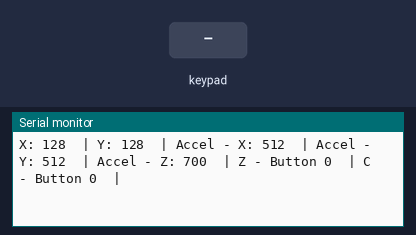
This sketch was run on a simulated Arduino Uno, built with avr-gcc and run on an emulated ATmega328P. On the bench: the last lines printed to the serial monitor. The test bench sets the inputs (shaded band).

Above: at 1.2 s.
1.3 s: key 'D' pressed
At 1.36 s:
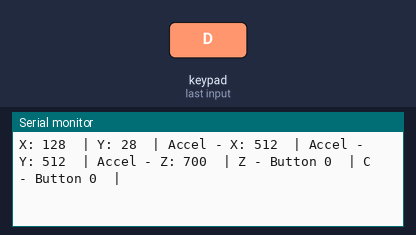
4.3 s: key 'L' pressed
At 4.39 s:
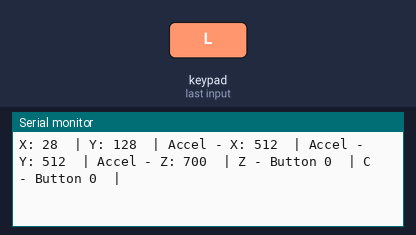
10.3 s: key 'D' pressed
At 10.45 s:
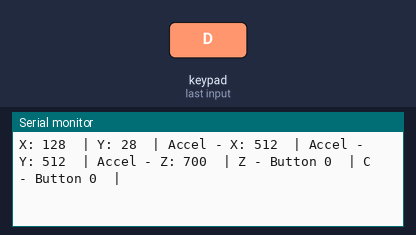
13.3 s: key 'L' pressed
At 13.42 s:
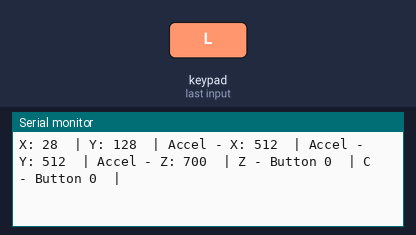

Measured:
- after the input at 1.3 s, the serial monitor: prints a new line after 0.05 s (image 1)
- after the input at 4.3 s, the serial monitor: prints a new line after 0.08 s (image 2)
- after the input at 10.3 s, the serial monitor: prints a new line after 0.08 s (image 3)
- after the input at 13.3 s, the serial monitor: prints a new line after 0.05 s (image 4)

The sketch:

wifiNunchuck-integration.ino
```cpp
#include <Wire.h>
#include <ArduinoNunchuk.h>

#define BAUDRATE 19200

ArduinoNunchuk nunchuk = ArduinoNunchuk();

void setup() {
  // put your setup code here, to run once:
   Serial.begin(BAUDRATE);
   nunchuk.init();
}

void loop() {
  // put your main code here, to run repeatedly:
  nunchuk.update();
  Serial.print("X: ");
  Serial.print(nunchuk.analogX, DEC);
  Serial.print("  | ");

  Serial.print("Y: ");
  Serial.print(nunchuk.analogY, DEC);
  Serial.print("  | ");

  Serial.print("Accel - X: ");
  Serial.print(nunchuk.accelX, DEC);
  Serial.print("  | ");

  Serial.print("Accel - Y: ");
  Serial.print(nunchuk.accelY, DEC);
  Serial.print("  | ");


  Serial.print("Accel - Z: ");
  Serial.print(nunchuk.accelZ, DEC);
  Serial.print("  | ");

  Serial.print("Z - Button ");
  Serial.print(nunchuk.zButton, DEC);
  Serial.print("  | ");

  Serial.print("C - Button ");
  Serial.print(nunchuk.cButton, DEC);
  Serial.println("  | ");


}
```
